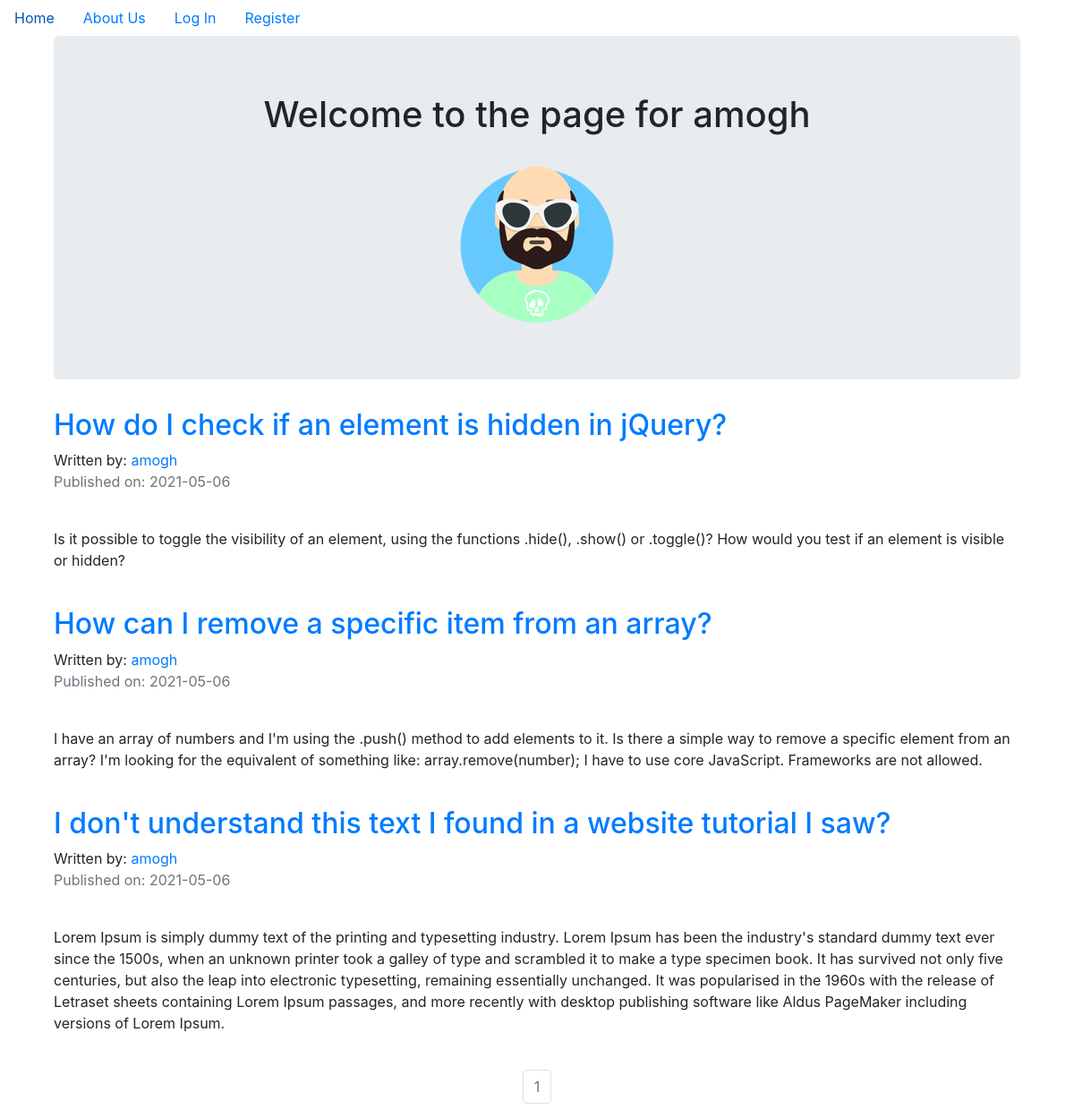
The app's page /amogh with its own data.
### techblog/models.py (models this page shows, shortened)
class User(db.Model, UserMixin):
    __tablename__ = 'users'
    id = db.Column(db.Integer, primary_key = True)
    profile_image = db.Column(db.String(20), nullable=False, default='default_profile.png')
    email = db.Column(db.String(64), unique=True, index=True)
    username = db.Column(db.String(64), unique=True, index=True)
    password_hash = db.Column(db.String(128))
    posts = db.relationship('BlogPost', backref='author', lazy=True)

class BlogPost(db.Model):
    users = db.relationship(User)
    id = db.Column(db.Integer, primary_key=True)
    user_id = db.Column(db.Integer, db.ForeignKey('users.id'), nullable=False)
    date = db.Column(db.DateTime, nullable=False, default=datetime.utcnow)
    title = db.Column(db.String(140), nullable=False)
    text = db.Column(db.Text, nullable=False)

### techblog/users/views.py (the view)
@users.route("/<username>")
def user_posts(username):
    page = request.args.get('page', 1, type=int)
    user = User.query.filter_by(username=username).first_or_404()
    blog_posts = BlogPost.query.filter_by(author=user).order_by(BlogPost.date.desc()).paginate(page=page, per_page=5)
    return render_template('user_blog_posts.html', blog_posts=blog_posts, user=user)

### techblog/templates/user_blog_posts.html (shortened to what this page needs)
{% extends "base.html" %}
{% block content %}
<div class="container">
  <div class="jumbotron">
    <div align='center'>
      <h1 >Welcome to the page for {{user.username}}</h1>
      <img align='center' src="{{ url_for('static', filename='profile_pics/' + user.profile_image) }}">
    </div>
  </div>
{% for post in blog_posts.items %}
          <h2><a href="{{ url_for('blog_posts.blog_post', blog_post_id=post.id) }}">{{ post.title }}</a></h2>
          Written by: <a href="{{ url_for('users.user_posts', username=post.author.username) }}">{{ post.author.username }}</a>
          <p class="text-muted">Published on: {{ post.date.strftime('%Y-%m-%d') }}</p>
          <br>
            <p>{{post.text}}</p>
          <br>
{% endfor %}
</div>
<nav aria-label="Page navigation example">
  <ul class="pagination justify-content-center">
    {% for page_num in blog_posts.iter_pages(left_edge=1, right_edge=1, left_current=1, right_current=2) %}
            {% if blog_posts.page == page_num %}
              <li class="page-item disabled">
                <a class="page-link" href="{{ url_for('users.user_posts', username=user.username, page=page_num) }}">{{ page_num }}</a></li>
            {% else %}
              <li class="page-item"><a class="page-link" href="{{ url_for('users.user_posts', username=user.username, page=page_num) }}">{{ page_num }}</a></li>
            {% endif %}
    {% endfor %}
</nav>
{% endblock content %}

### records on screen
User: username "amogh", profile_image (picture)
BlogPost: title "How do I check if an element is hidden in jQuery?", author.username "amogh", date "2021-05-06", text "Is it possible to toggle the visibility of an element, using the functions .hide(), .show() or .toggle()? How would you test if an element is visible or hidden?"
BlogPost: title "How can I remove a specific item from an array?", author.username "amogh", date "2021-05-06", text "I have an array of numbers and I'm using the .push() method to add elements to it. Is there a simple way to remove a specific element from an array? I'm looking for the equivalent of something like: array.remove(number); I have to use core JavaScript. Frameworks are not allowed."
BlogPost: title "I don't understand this text I found in a website tutorial I saw?", author.username "amogh", date "2021-05-06", text "Lorem Ipsum is simply dummy text of the printing and typesetting industry. Lorem Ipsum has been the industry's standard dummy text ever since the 1500s, when an unknown printer took a galley of type and scrambled it to make a type specimen book. It has survived not only five centuries, but also the leap into electronic typesetting, remaining essentially unchanged. It was popularised in the 1960s with the release of Letraset sheets containing Lorem Ipsum passages, and more recently with desktop publishing software like Aldus PageMaker including versions of Lorem Ipsum."

### other values on screen
{{ page_num }} "1"
